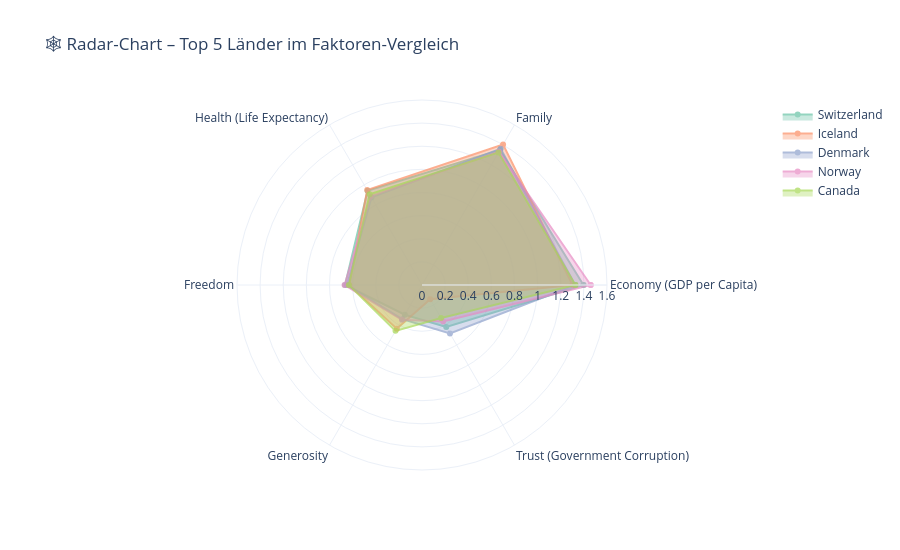

Source (notebook cell):
### Markdown cell above
## 🕸️ Plot 5 – Radar-Chart: Top 5 Länder im Vergleich

### Code cell
top5 = df.nlargest(5, "Happiness Score")
kategorien = ["Economy (GDP per Capita)", "Family",
              "Health (Life Expectancy)", "Freedom", "Generosity", "Trust (Government Corruption)"]
fig = go.Figure()

farben = px.colors.qualitative.Set2
for i, (_, row) in enumerate(top5.iterrows()):
    werte = [row[k] for k in kategorien]
    fig.add_trace(go.Scatterpolar(
        r=werte + [werte[0]],
        theta=kategorien + [kategorien[0]],
        fill="toself",
        name=row["Country"],
        line_color=farben[i],
        opacity=0.7
    ))

fig.update_layout(
    polar=dict(radialaxis=dict(visible=True, range=[0, 1.6])),
    title="🕸️ Radar-Chart – Top 5 Länder im Faktoren-Vergleich",
    height=550,
    template="plotly_white"
)
fig.show()

### Figure 1 — Plotly figure (JSON) as saved in the notebook; plotly's stock layout.template omitted (floating-point values rounded to 4 significant figures)
{"data": [{"fill": "toself", "line": {"color": "rgb(102,194,165)"}, "name": "Switzerland", "opacity": 0.7, "r": [1.397, 1.35, 0.9414, 0.6656, 0.2968, 0.4198, 1.397], "theta": ["Economy (GDP per Capita)", "Family", "Health (Life Expectancy)", "Freedom", "Generosity", "Trust (Government Corruption)", "Economy (GDP per Capita)"], "type": "scatterpolar"}, {"fill": "toself", "line": {"color": "rgb(252,141,98)"}, "name": "Iceland", "opacity": 0.7, "r": [1.302, 1.402, 0.9478, 0.6288, 0.4363, 0.1414, 1.302], "theta": ["Economy (GDP per Capita)", "Family", "Health (Life Expectancy)", "Freedom", "Generosity", "Trust (Government Corruption)", "Economy (GDP per Capita)"], "type": "scatterpolar"}, {"fill": "toself", "line": {"color": "rgb(141,160,203)"}, "name": "Denmark", "opacity": 0.7, "r": [1.325, 1.361, 0.8746, 0.6494, 0.3414, 0.4836, 1.325], "theta": ["Economy (GDP per Capita)", "Family", "Health (Life Expectancy)", "Freedom", "Generosity", "Trust (Government Corruption)", "Economy (GDP per Capita)"], "type": "scatterpolar"}, {"fill": "toself", "line": {"color": "rgb(231,138,195)"}, "name": "Norway", "opacity": 0.7, "r": [1.459, 1.331, 0.8852, 0.6697, 0.347, 0.365, 1.459], "theta": ["Economy (GDP per Capita)", "Family", "Health (Life Expectancy)", "Freedom", "Generosity", "Trust (Government Corruption)", "Economy (GDP per Capita)"], "type": "scatterpolar"}, {"fill": "toself", "line": {"color": "rgb(166,216,84)"}, "name": "Canada", "opacity": 0.7, "r": [1.326, 1.323, 0.9056, 0.633, 0.4581, 0.3296, 1.326], "theta": ["Economy (GDP per Capita)", "Family", "Health (Life Expectancy)", "Freedom", "Generosity", "Trust (Government Corruption)", "Economy (GDP per Capita)"], "type": "scatterpolar"}], "layout": {"height": 550, "polar": {"radialaxis": {"range": [0, 1.6], "visible": true}}, "title": {"text": "🕸️ Radar-Chart – Top 5 Länder im Faktoren-Vergleich"}}}
